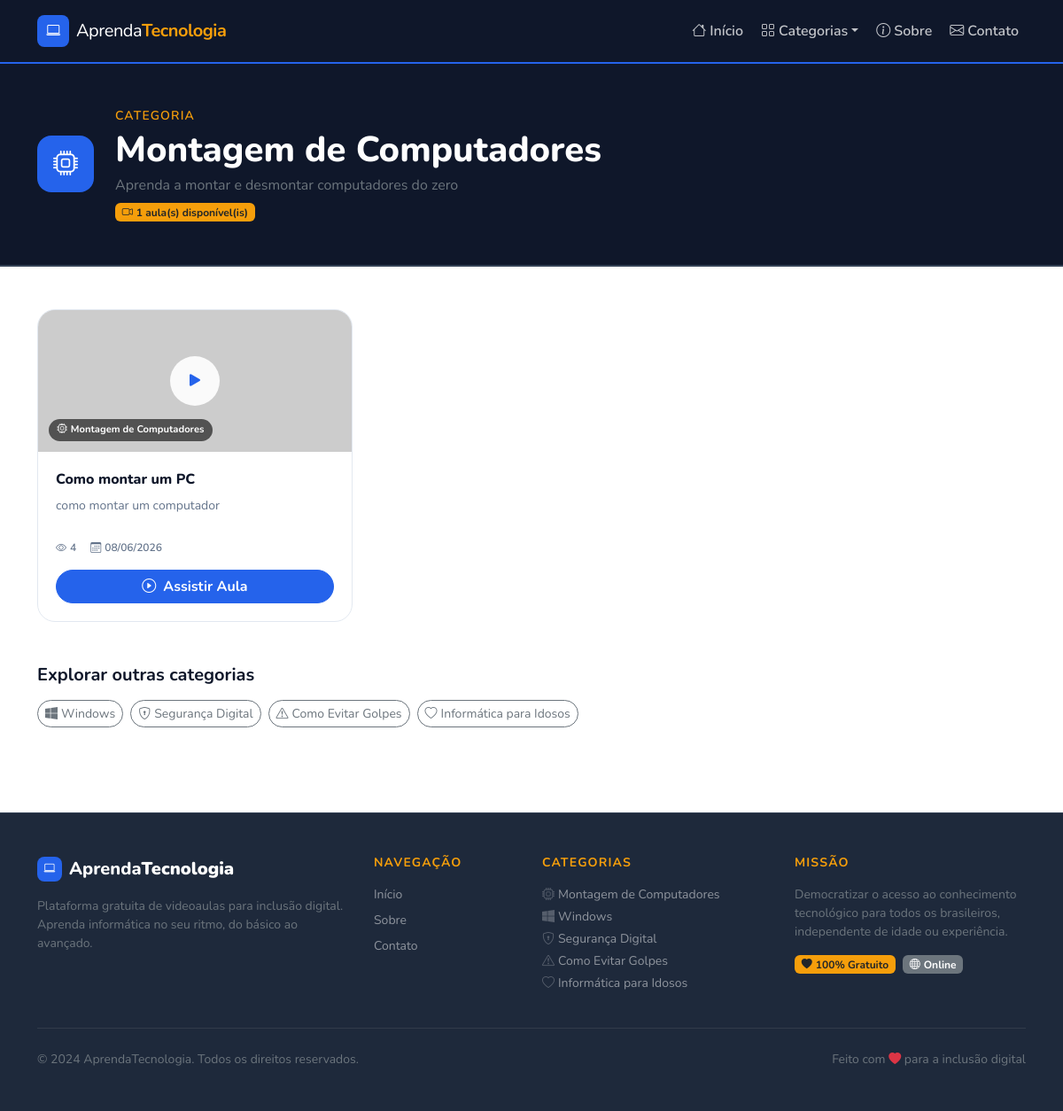
The app's page /categoria/1, older data.
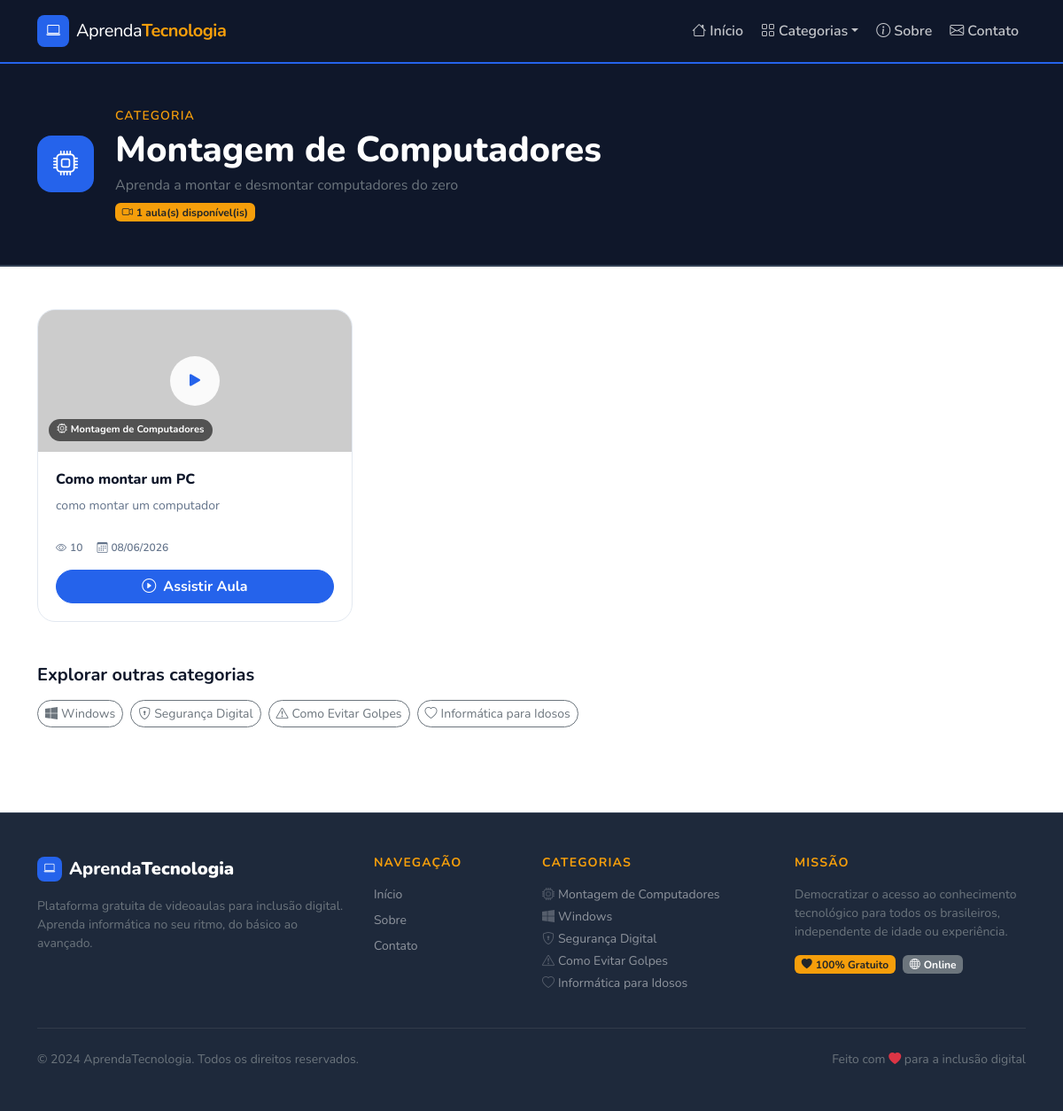
The same page, newer data.
### models.py (models this page shows, shortened)
class VideoAula(db.Model):
    __tablename__ = 'video_aulas'
    id = db.Column(db.Integer, primary_key=True)
    titulo = db.Column(db.String(200), nullable=False)
    descricao = db.Column(db.Text, nullable=False)
    youtube_url = db.Column(db.String(500), nullable=False)   # URL original salva
    categoria_id = db.Column(db.Integer, db.ForeignKey('categorias.id'), nullable=False)
    visualizacoes = db.Column(db.Integer, default=0)
    criado_em = db.Column(db.DateTime, default=datetime.utcnow)
    atualizado_em = db.Column(db.DateTime, default=datetime.utcnow, onupdate=datetime.utcnow)
    @property
    def youtube_id(self):
        patterns = [
            r'(?:v=)([a-zA-Z0-9_-]{11})',          # ?v=ID
            r'(?:youtu\.be/)([a-zA-Z0-9_-]{11})',   # youtu.be/ID
            r'(?:embed/)([a-zA-Z0-9_-]{11})',        # embed/ID
            r'(?:shorts/)([a-zA-Z0-9_-]{11})',       # shorts/ID
        ]
        for pattern in patterns:
            match = re.search(pattern, self.youtube_url)
            if match:
                return match.group(1)
        return None
    @property
    def thumbnail_url(self):
        vid_id = self.youtube_id
        if vid_id:
            return f'https://img.youtube.com/vi/{vid_id}/hqdefault.jpg'
        return None

class Categoria(db.Model):
    __tablename__ = 'categorias'
    id = db.Column(db.Integer, primary_key=True)
    nome = db.Column(db.String(100), unique=True, nullable=False)
    descricao = db.Column(db.Text)
    icone = db.Column(db.String(50), default='bi-play-circle')
    aulas = db.relationship('VideoAula', backref='categoria', lazy=True)

### app.py (the view)
@app.route('/categoria/<int:id>')
def categoria(id):
    cat = Categoria.query.get_or_404(id)
    aulas = VideoAula.query.filter_by(categoria_id=id).order_by(VideoAula.criado_em.desc()).all()
    categorias = Categoria.query.all()
    return render_template('categoria.html', categoria=cat, aulas=aulas, categorias=categorias)

### app.py (called while the page is built)
@app.context_processor
def inject_nav_categories():
    return dict(categorias_nav=Categoria.query.all())

### templates/categoria.html (shortened to what this page needs)
{% extends 'base.html' %}
{% block content %}
<div class="category-hero py-5">
  <div class="container">
    <div class="row align-items-center">
      <div class="col-auto">
        <div class="cat-hero-icon"><i class="bi {{ categoria.icone }}"></i></div>
      </div>
      <div class="col">
        <p class="text-accent mb-1 small fw-600 text-uppercase tracking-wide">Categoria</p>
        <h1 class="fw-800 text-white mb-1">{{ categoria.nome }}</h1>
        {% if categoria.descricao %}<p class="text-secondary mb-0">{{ categoria.descricao }}</p>{% endif %}
        <span class="badge bg-accent text-dark mt-2"><i class="bi bi-camera-video me-1"></i>{{ aulas|length }} aula(s) disponível(is)</span>
      </div>
    </div>
  </div>
</div>
<div class="container py-5">
  {% if aulas %}
  <div class="row g-4">
    {% for aula in aulas %}
    <div class="col-sm-6 col-lg-4">
      <div class="aula-card">
        <div class="aula-thumb" {% if aula.thumbnail_url %}style="background-image:url('{{ aula.thumbnail_url }}'); background-size:cover; background-position:center;"{% endif %}>
          <div class="thumb-overlay">
            <div class="play-btn"><i class="bi bi-play-fill"></i></div>
          </div>
          <div class="thumb-category"><i class="bi {{ aula.categoria.icone }} me-1"></i>{{ aula.categoria.nome }}</div>
        </div>
        <div class="aula-body">
          <h5 class="aula-title">{{ aula.titulo }}</h5>
          <p class="aula-desc">{{ aula.descricao[:110] }}{% if aula.descricao|length > 110 %}...{% endif %}</p>
          <div class="aula-meta">
            <span class="meta-item"><i class="bi bi-eye me-1"></i>{{ aula.visualizacoes }}</span>
            <span class="meta-item"><i class="bi bi-calendar3 me-1"></i>{{ aula.criado_em.strftime('%d/%m/%Y') }}</span>
          </div>
          <a href="{{ url_for('aula', id=aula.id) }}" class="btn btn-primary w-100 mt-3 rounded-pill">
            <i class="bi bi-play-circle me-2"></i>Assistir Aula
          </a>
        </div>
      </div>
    </div>
    {% endfor %}
  </div>
  {% endif %}
  <div class="mt-5">
    <h5 class="fw-700 mb-3">Explorar outras categorias</h5>
    <div class="d-flex flex-wrap gap-2">
      {% for cat in categorias %}
      {% if cat.id != categoria.id %}
      <a href="{{ url_for('categoria', id=cat.id) }}" class="btn btn-outline-secondary btn-sm rounded-pill">
        <i class="bi {{ cat.icone }} me-1"></i>{{ cat.nome }}
      </a>
      {% endif %}
      {% endfor %}
    </div>
  </div>
</div>
{% endblock %}

Row changes from the older to the newer data that the page shows:
changed VideoAula "Como montar um PC": visualizacoes "4" → "10"
